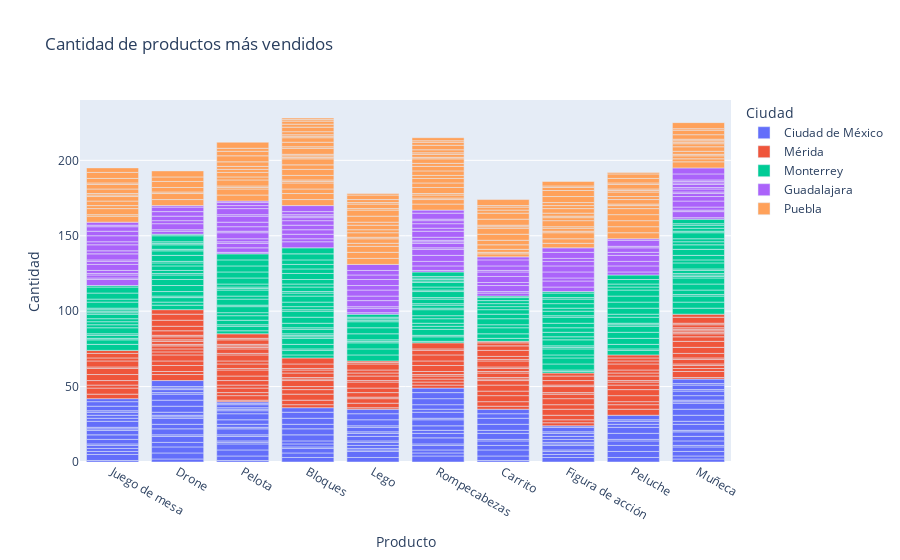

Write notebook code for a chart like this one.
### Code cell
#ticket de costo promedio por linea de producto y ciudad
fig =px.bar(df_eco, x= 'Producto',y = 'Cantidad',title = 'Cantidad de productos más vendidos', color ='Ciudad')
fig.show()

### Figure 1 — Plotly figure (JSON) as saved in the notebook; plotly's stock layout.template omitted (floating-point values rounded to 4 significant figures; data arrays with more than 128 entries replaced by an {"elided": "..."} marker saying what was removed)
{"data": [{"alignmentgroup": "True", "hovertemplate": "Ciudad=Ciudad de México<br>Producto=%{x}<br>Cantidad=%{y}<extra></extra>", "legendgroup": "Ciudad de México", "marker": {"color": "#636efa", "pattern": {"shape": ""}}, "name": "Ciudad de México", "offsetgroup": "Ciudad de México", "orientation": "v", "showlegend": true, "textposition": "auto", "type": "bar", "x": {"elided": "160 str values"}, "xaxis": "x", "y": {"elided": "160 int values"}, "yaxis": "y"}, {"alignmentgroup": "True", "hovertemplate": "Ciudad=Mérida<br>Producto=%{x}<br>Cantidad=%{y}<extra></extra>", "legendgroup": "Mérida", "marker": {"color": "#EF553B", "pattern": {"shape": ""}}, "name": "Mérida", "offsetgroup": "Mérida", "orientation": "v", "showlegend": true, "textposition": "auto", "type": "bar", "x": {"elided": "155 str values"}, "xaxis": "x", "y": {"elided": "155 int values"}, "yaxis": "y"}, {"alignmentgroup": "True", "hovertemplate": "Ciudad=Monterrey<br>Producto=%{x}<br>Cantidad=%{y}<extra></extra>", "legendgroup": "Monterrey", "marker": {"color": "#00cc96", "pattern": {"shape": ""}}, "name": "Monterrey", "offsetgroup": "Monterrey", "orientation": "v", "showlegend": true, "textposition": "auto", "type": "bar", "x": {"elided": "199 str values"}, "xaxis": "x", "y": {"elided": "199 int values"}, "yaxis": "y"}, {"alignmentgroup": "True", "hovertemplate": "Ciudad=Guadalajara<br>Producto=%{x}<br>Cantidad=%{y}<extra></extra>", "legendgroup": "Guadalajara", "marker": {"color": "#ab63fa", "pattern": {"shape": ""}}, "name": "Guadalajara", "offsetgroup": "Guadalajara", "orientation": "v", "showlegend": true, "textposition": "auto", "type": "bar", "x": ["Rompecabezas", "Pelota", "Rompecabezas", "Juego de mesa", "Bloques", "Drone", "Bloques", "Drone", "Figura de acción", "Muñeca", "Figura de acción", "Bloques", "Carrito", "Pelota", "Muñeca", "Figura de acción", "Rompecabezas", "Juego de mesa", "Lego", "Juego de mesa", "Rompecabezas", "Carrito", "Pelota", "Figura de acción", "Figura de acción", "Juego de mesa", "Peluche", "Figura de acción", "Bloques", "Muñeca", "Muñeca", "Muñeca", "Pelota", "Peluche", "Bloques", "Juego de mesa", "Carrito", "Juego de mesa", "Juego de mesa", "Rompecabezas", "Drone", "Muñeca", "Muñeca", "Carrito", "Figura de acción", "Peluche", "Muñeca", "Rompecabezas", "Juego de mesa", "Carrito", "Carrito", "Muñeca", "Bloques", "Juego de mesa", "Carrito", "Peluche", "Muñeca", "Pelota", "Pelota", "Juego de mesa", "Bloques", "Juego de mesa", "Peluche", "Juego de mesa", "Bloques", "Pelota", "Figura de acción", "Muñeca", "Lego", "Lego", "Pelota", "Lego", "Juego de mesa", "Carrito", "Drone", "Muñeca", "Bloques", "Rompecabezas", "Muñeca", "Juego de mesa", "Lego", "Rompecabezas", "Rompecabezas", "Bloques", "Pelota", "Drone", "Drone", "Lego", "Juego de mesa", "Juego de mesa", "Carrito", "Lego", "Rompecabezas", "Lego", "Rompecabezas", "Peluche", "Pelota", "Lego", "Pelota", "Pelota", "Figura de acción", "Muñeca", "Muñeca", "Pelota", "Rompecabezas", "Rompecabezas", "Lego", "Juego de mesa", "Pelota", "Pelota", "Peluche", "Carrito", "Lego", "Rompecabezas", "Bloques", "Drone", "Rompecabezas", "Peluche", "Peluche", "Muñeca", "Drone", "Rompecabezas", "Rompecabezas"], "xaxis": "x", "y": [1, 1, 3, 4, 4, 2, 2, 1, 3, 1, 4, 3, 2, 3, 4, 2, 3, 1, 1, 2, 4, 1, 3, 4, 4, 1, 2, 3, 3, 1, 2, 4, 1, 4, 3, 2, 4, 4, 2, 4, 4, 3, 2, 2, 2, 3, 1, 1, 1, 4, 3, 2, 3, 4, 1, 4, 1, 2, 4, 2, 2, 4, 2, 2, 1, 1, 4, 2, 3, 1, 3, 4, 4, 3, 2, 1, 1, 3, 1, 3, 3, 1, 1, 2, 3, 3, 3, 4, 3, 1, 4, 3, 2, 4, 4, 3, 4, 3, 1, 4, 3, 1, 4, 2, 2, 3, 3, 2, 2, 1, 1, 2, 4, 2, 4, 3, 1, 4, 1, 4, 1, 4, 2], "yaxis": "y"}, {"alignmentgroup": "True", "hovertemplate": "Ciudad=Puebla<br>Producto=%{x}<br>Cantidad=%{y}<extra></extra>", "legendgroup": "Puebla", "marker": {"color": "#FFA15A", "pattern": {"shape": ""}}, "name": "Puebla", "offsetgroup": "Puebla", "orientation": "v", "showlegend": true, "textposition": "auto", "type": "bar", "x": {"elided": "163 str values"}, "xaxis": "x", "y": {"elided": "163 int values"}, "yaxis": "y"}], "layout": {"barmode": "relative", "legend": {"title": {"text": "Ciudad"}, "tracegroupgap": 0}, "title": {"text": "Cantidad de productos más vendidos"}, "xaxis": {"anchor": "y", "domain": [0, 1], "title": {"text": "Producto"}}, "yaxis": {"anchor": "x", "domain": [0, 1], "title": {"text": "Cantidad"}}}}
